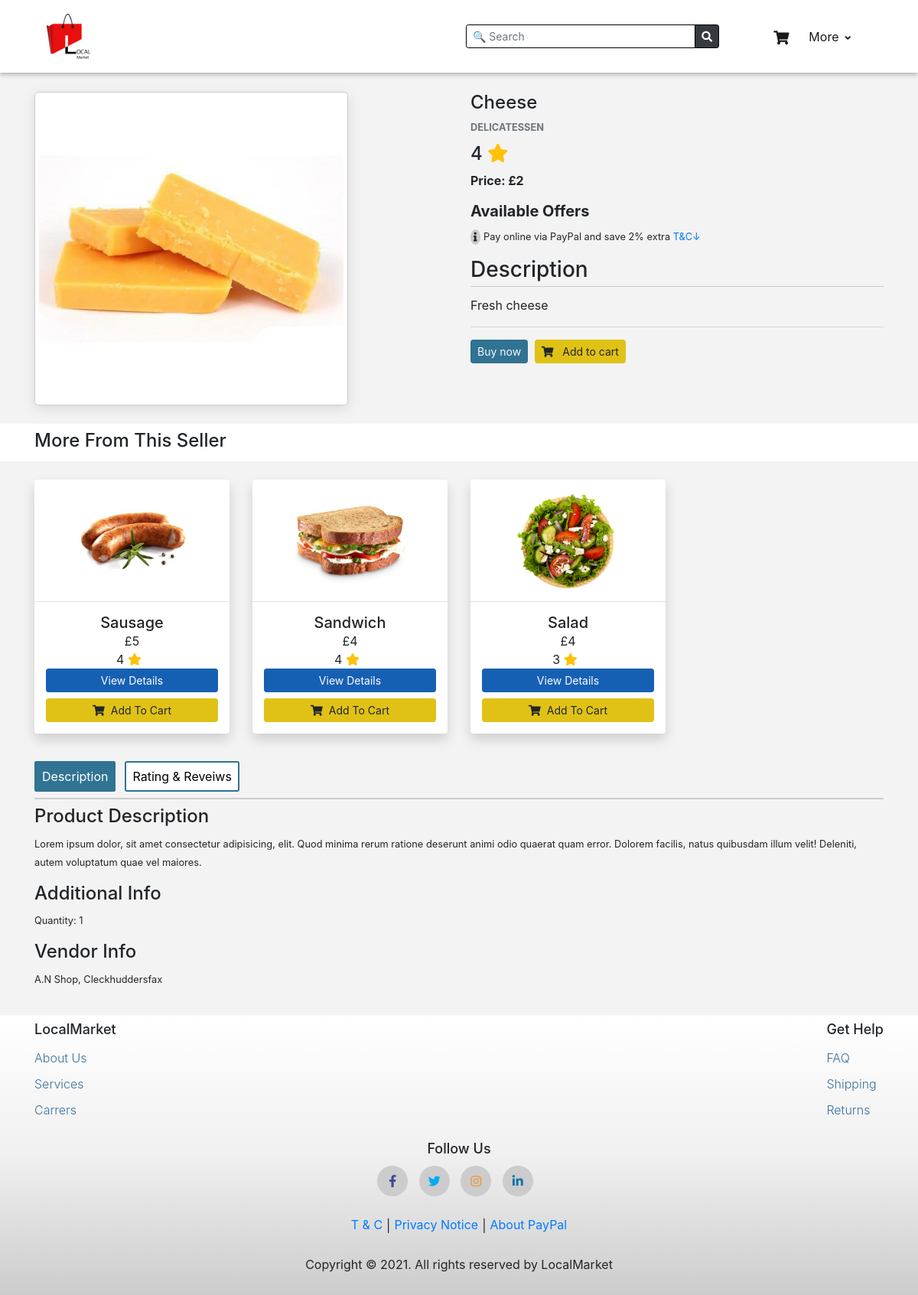
Page /products.php?pid=243 on the committed database.
### tables this page shows
CREATE TABLE `product` (
  `Product_ID` int(2) NOT NULL,
  `Product_name` varchar(50) NOT NULL,
  `Product_Description` varchar(255) NOT NULL,
  `Rating` int(3) DEFAULT NULL,
  `Product_image` varchar(20) NOT NULL,
  `Product_price` float NOT NULL,
  `Product_quantity` int(2) NOT NULL,
  `Rated_by` int(5) DEFAULT NULL,
  `shop` int(100) NOT NULL,
  `trader_id` int(10) NOT NULL
);

CREATE TABLE `shop` (
  `shop_id` int(20) NOT NULL,
  `shope_name` varchar(50) NOT NULL
);

### products.php (the view, shortened to what this page needs)
<!DOCTYPE html>
<html lang="en">
<head>
    <link href="https://cdnjs.cloudflare.com/ajax/libs/font-awesome/5.15.3/css/all.min.css"
 rel="stylesheet" />
    <link rel="stylesheet" href="https://stackpath.bootstrapcdn.com/bootstrap/4.1.3/css/bootstrap.min.css"
>
    <link href="bootstrap.css" rel="stylesheet" />
    <link rel="stylesheet" href="style/style.css">
</head>
<body>
    <div id="navbar">
        <?php include "navbar.php" ;
?></div>
    <section class="product-page">
        <div class="container">
            <div class="row">
                <div class="col-md-6">
                    <div class="row product-img mx-0">
                        <?php
                    $product_id= $_GET['pid'];
                    $sql = "SELECT * FROM product WHERE Product_ID = {$product_id}";
                    $result = mysqli_query($conn,$sql);
                    if(mysqli_num_rows($result) > 0){
				while($row = mysqli_fetch_assoc($result)){
                    $pid= $row['Product_ID'];
                    $sql_discount = "SELECT offer_amount FROM product_offer WHERE product_id =$pid ";
                    $discount_result = mysqli_query($conn,$sql_discount);
                    $product_offer_amount = mysqli_fetch_assoc($discount_result);
                    $sid= $row['shop'];
                    $shop_name = "SELECT shope_name FROM shop WHERE shop_id =$sid ";
                    $result_name = mysqli_query($conn,$shop_name);
                    $product_shopname = mysqli_fetch_assoc($result_name);
                    ?>
                        <img alt="" class="img-fluid " src="images/<?php echo $row['Product_image']; ?>" />
                    </div>
                </div>
                <div class="col-md-6 mt-md-0 mt-3">
                    <h4 class="text-capitalize">
                        <?php echo $row['Product_name']; ?>
                    </h4>
                    <p class="mb-2 text-muted text-uppercase small">
                        <strong>
                            <?php echo $product_shopname['shope_name'] ?>
                        </strong>
                    </p>
                    <ul class="rating mb-0">
                        <li>
                            <h4>
                                <?php echo floor($row['Rating']/$row['Rated_by']); ?> <i
                                    class="fas fa-star text-warning ps-1 pt-1"></i>
                            </h4>
                        </li>
                    </ul>
                    <p>
                        <span class="mr-1">
                            <strong>
                                Price: <?php echo '£'.$row['Product_price']-$product_offer_amount['offer_amount']; ?>
                            </strong>
                        </span>
                    </p>
                    <div class="offer">
                        <h5>
                            <strong class="d-block offer">
                                Available Offers
                            </strong>
                        </h5>
                        <p>
                            <i class="fas fa-info">
                            </i>
                            <small>
                                Pay online via PayPal and save 2% extra
                                <a data-target="#myModal" data-toggle="modal" href="">
                                    T&C↓
                                </a>
                            </small>
                        </p>
                    </div>
                    <h3 class="heading">
                        Description
                    </h3>
                    <p class="pt-1">
                        <?php echo $row['Product_Description']; ?>
                    </p>
                    <hr>
                    <button class="btn button-primary btn-sm mb-2 text-light" type="button">
                        Buy now
                    </button>
                    <button class="add-to-cart btn btn-warning btn-sm ml-1 mb-2"
                        data-id="<?php echo $row['Product_ID']; ?>" type="button">
                        <i class="fas fa-shopping-cart pr-2">
                        </i>
                        Add to cart
                    </button>
                </div>
            </div>
        </div>
        <?php
                $tid= $row['trader_id'];
                $related_products = "SELECT * FROM product WHERE trader_id =$tid and Product_ID <> {$product_id} ORDER BY RAND() LIMIT 4";
                $related_products_name = mysqli_query($conn,$related_products);
        ?>
        <?php if(mysqli_num_rows($related_products_name)>0){ ?>
        <div class="bg-white py-2 mt-md-4 mt-3">
            <div class="container">
                <h4 class="mb-1">
                    More From This Seller
                </h4>
            </div>
        </div>
        <?php
            }
        ?>
        <div class="all-items mt-md-3 mt-2">
            <div class="container">
                <div class="row justify-content-center justify-content-md-start">
                    <?php   while($row1 = mysqli_fetch_assoc($related_products_name)){
                        $pid= $row1['Product_ID'];
                        $sql_discount = "SELECT offer_amount FROM product_offer WHERE product_id =$pid ";
                        $discount_result = mysqli_query($conn,$sql_discount);
                        $product_offer_amount = mysqli_fetch_assoc($discount_result);
                        ?>
                    <div class="col-md-4 col-lg-3 col-sm-6 col-12 my-2">
                        <div class="card shadow">
                            <img class="card-img-top img-fluid border-bottom"
                                src="images/<?php echo $row1['Product_image']; ?>" alt="">
                            <div class="card-body">
                                <h5 class="card-title text-center text-capitalize"><?php echo $row1['Product_name']; ?>
                                </h5>
                                <p class="text-center">
                                    <?php echo '£'.$row1['Product_price']-$product_offer_amount['offer_amount']; ?>
                                </p>
                                <p class="mr-2 text-center"><?php echo $row1['Rating']; ?>
                                    <i class="fas fa-star fa-md text-warning">
                                    </i>
                                </p>
                                <a href="products.php?pid=<?php echo $row1['Product_ID']; ?>"
                                    class="btn btn-primary btn-sm w-100 mb-2">View Details</a>
                                <a href="" class="add-to-cart btn btn-warning w-100 btn-sm"
                                    data-id="<?php echo $row1['Product_ID']; ?>"><i class="fas fa-shopping-cart pr-2">
                                    </i>Add To Cart</a>
                            </div>
                        </div>
                    </div>
                    <?php
                    }
                    ?>
                </div>
            </div>
        </div>
        <div class="row">
            <div class="container">
                <div class="col-md-12 rating-reveiw">
                    <ul class="nav nav-pills mb-3 product-info pt-md-3">
                        <li class="nav-item">
                            <a aria-controls="pills-description" aria-selected="true" class="btn-outline active"
                                data-toggle="pill" href="#pills-description" id="pills-description-tab" role="tab">
                                Description
                            </a>
                        </li>
                        <li class="nav-item">
                            <a aria-controls="pills-rating-reveiw" aria-selected="false" class="btn-outline btn-down"
                                data-toggle="pill" href="#pills-rating-reveiw" id="pills-rating-reveiw-tab" role="tab">
                                Rating & Reveiws
                            </a>
                        </li>
                    </ul>
                    <div class="tab-content border-top-2px" id="pills-tabContent">
                        <div aria-labelledby="pills-description-tab" class="tab-pane fade show active"
                            id="pills-description" role="tabpanel">
                            <h4 class="mt-md-2">
                                Product Description
                            </h4>
                            <p>
                                <small class="p-0">
                                    Lorem ipsum dolor, sit amet consectetur adipisicing, elit. Quod minima rerum ratione
                                    deserunt animi odio quaerat quam error. Dolorem facilis, natus quibusdam illum
                                    velit! Deleniti, autem voluptatum quae vel maiores.
                                </small>
                            </p>
                            <h4>
                                Additional Info
                            </h4>
                            <p>
                                <small>
                                    Quantity: 1
                                </small>
                            </p>
                            <h4>
                                Vendor Info
                            </h4>
                            <p>
                                <small>
                                    A.N Shop, Cleckhuddersfax
                                </small>
                            </p>
                        </div>
                    </div>
                </div>
            </div>
        </div>
    </section>
    <?php }
    } ?>
    <div class="footer-bg pt-2">
        <div class="container">
            <?php include "footer.php" ?>
        </div>
    </div>
</body>
</html>

### style/style.css (style rules this page uses)
body { background: #f3f3f3; }
html { scroll-behavior: smooth; }
.all-items .card { border: none; transition: all 0.2s ease; }
.all-items .card-body { padding: 15px; }
.all-items .card-body .card-title, .all-items .card-body p { margin-bottom: 0; padding-bottom: 0; }
.card-img-top { height: 160px; object-fit: contain; }
.product-page { margin-top: 25px; }
.rating { list-style: none; padding-left: 0; }
.rating li { display: inline; }
.heading { border-bottom: 1px solid #ccc; padding-bottom: 5px; }
.product-img img { height: 410px; background: #fff; border: 1px solid #ccc; padding: 5px; object-fit: contain; border-radius: 5px; filter: drop-shadow(0 4px 8px rgba(0, 0, 0, 0.1)); }
.fa-info { font-size: 12px; background: #ccc; border-radius: 50%; padding: 4px; }
.offer a { text-decoration: none; }
.button-primary { background: #317393; border-color: #317393; }
.rating-reveiw { padding: 20px 0px; }
.border-top-2px { border-top: 2px solid #ccc; }
ul.product-info > li > a { text-decoration: none; background: #fff; border: 2px solid #317393; padding: 8px; margin-right: 12px; border-radius: 3px; color: black; }
ul.product-info .active { background: #317393; color: #fff; }
ul.rating { list-style: none; padding-left: 0; }
ul.rating li { display: inline-block; }
.btn, input, select { box-shadow: none !important; }
.btn-primary { background-color: #1660b4; border-color: #1660b4; }
.btn-warning { background-color: rgb(224, 194, 22); border-color: rgb(224, 194, 22); }

### style/footer.css (style rules this page uses)
.footer-bg { background: linear-gradient(#fff, #f0f0f0, #ccc); }

### rows in the picture
product: Product_image (picture), Product_name "Cheese", shop.shope_name "DELICATESSEN", floor($row['Rating']/$row['Rated_by']) "4", $row['Product_price']-$product_offer_amount['offer_amount'] "2", Product_Description "Fresh cheese"
product: Product_image (picture), Product_name "Sausage", $row1['Product_price']-$product_offer_amount['offer_amount'] "5", Rating "4"
product: Product_image (picture), Product_name "Sandwich", $row1['Product_price']-$product_offer_amount['offer_amount'] "4", Rating "4"
product: Product_image (picture), Product_name "Salad", $row1['Product_price']-$product_offer_amount['offer_amount'] "4", Rating "3"
